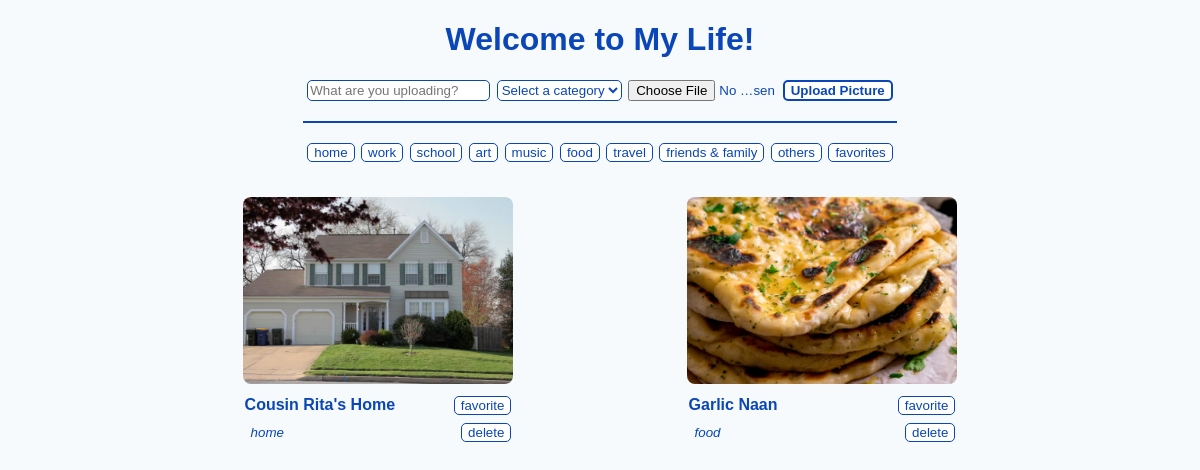
The app's page /, older data.
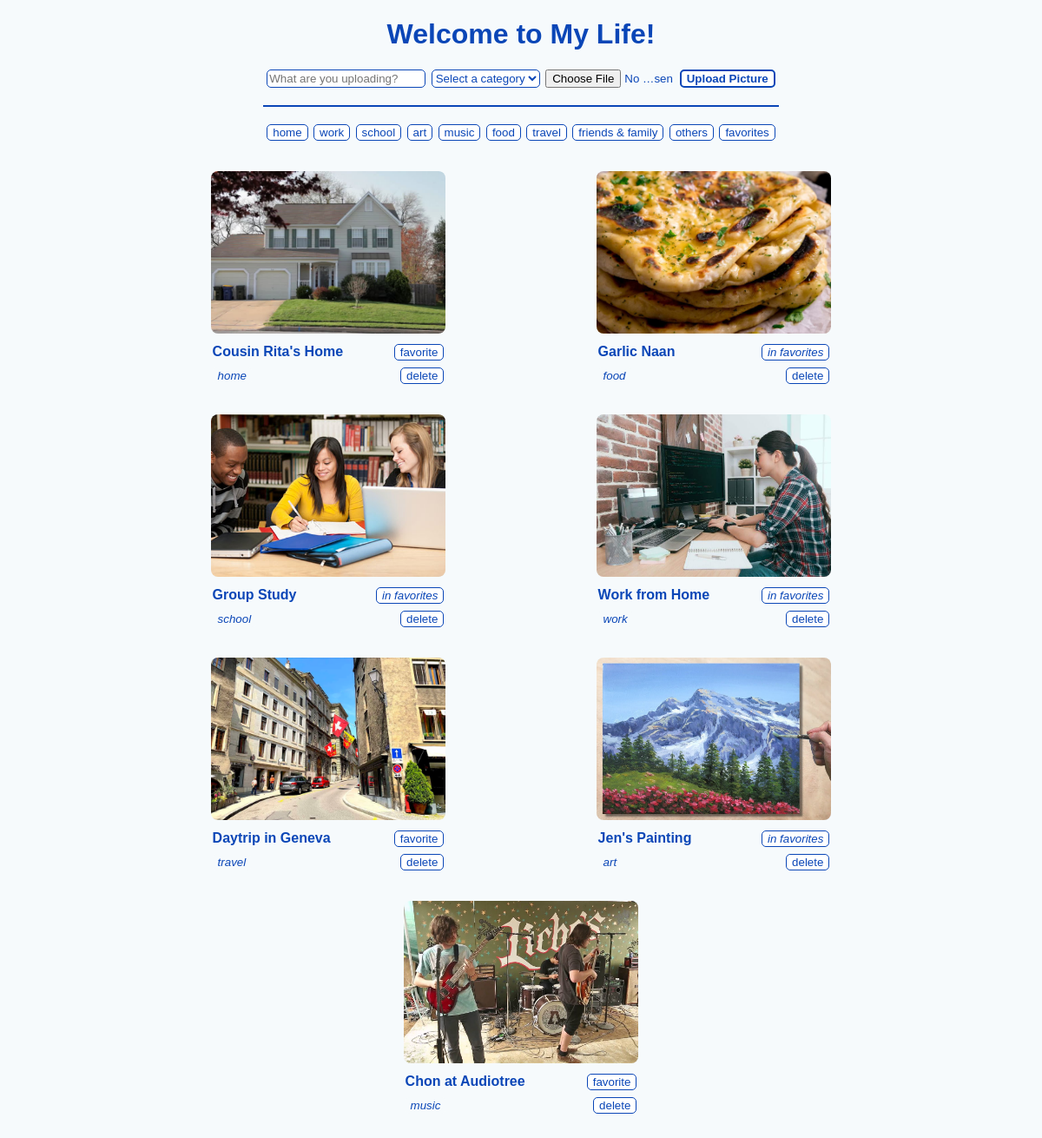
The same page, newer data.
### app/models.py (models this page shows)
class SavedImages(db.Model):
    id = db.Column(db.Integer, primary_key=True)
    title = db.Column(db.Text, unique=True, nullable=False)
    category = db.Column(db.Text, nullable=False)
    filename = db.Column(db.Text, unique=True, nullable=False)
    favorite = db.Column(db.Boolean, default=False, nullable=False)

### app/routes.py (the view)
@app.route('/')
def home():
    print('home')
    all_images = get_images()
    return render_template('index.html', images=all_images)

### app/helper.py (called while the page is built)
def get_images(category=None, favorites=False):
    if favorites is True:          # return favorited images
        if not SavedImages.query.filter_by(favorite=True): all_images = []
        else: all_images = SavedImages.query.filter_by(favorite=True)
    elif category is None:        # no category mentioned -> show all images
        if not SavedImages.query.all(): all_images = []
        else: all_images = SavedImages.query.all()
    else:                       # shows images of given category
        if not SavedImages.query.filter_by(category=category): all_images = []
        else: all_images = SavedImages.query.filter_by(category=category)
    for image in all_images:     # path for images inside uploads folder
        image.filename = 'uploads/' + image.filename
    return all_images

### app/templates/index.html (shortened to what this page needs)
{% extends 'base.html' %}
{% block content %}
<h1 onClick="location.href='/'"><span id="title"> Welcome to My Life! </span></h1>
<form id="imageForm" action="/" enctype="multipart/form-data" method="POST">
    <input type="text" id="title" name="title" placeholder="What are you uploading?" required />
    <select id="category" name="category" placeholder="tags" required >
        <option disabled selected value> Select a category </option>
    </select>
    <input type="file" id="picture" name="picture" required />
    <input type="submit" id="submit" value="Upload Picture" />
</form>
<hr>
<div class="categories">
    <button id="home" onClick="location.href='/tags/home'"> home </button>
    <button id="work" onClick="location.href='/tags/work'"> work </button>
    <button id="school" onClick="location.href='/tags/school'"> school </button>
    <button id="art" onClick="location.href='/tags/art'"> art </button>
    <button id="music" onClick="location.href='/tags/music'"> music </button>
    <button id="food" onClick="location.href='/tags/food'"> food </button>
    <button id="travel" onClick="location.href='/tags/travel'"> travel </button>
    <button id="friends & family" onClick="location.href='/tags/friends&family'"> friends & family </button>
    <button id="others" onClick="location.href='/tags/others'"> others </button>
    <button id="favorites" onClick="location.href='/favorites'"> favorites </button>
</div>
{% include 'images.html' %}
{% endblock %}

### app/templates/images.html
<div class="cards">
    {% for image in images %}
    <div class="card">
        <img id="photo" src="{{ url_for('static', filename=image.filename) }}" alt="{{ imgName }}" />
        <div class="card-title">
            <b> {{ image.title }} </b>
            {% if image.favorite == True %}
            <button id="favorited" onClick="location.href='/favorite/{{ image.id }}'"><i> in favorites </i></button>
            {% else %}
            <button id="favorite" onClick="location.href='/favorite/{{ image.id }}'"> favorite </button>
            {% endif %}
        </div>
        <div class="card-category">
            <button id="category" onClick="location.href='/tags/{{ image.category }}'"><i> {{ image.category }} </i></button>
            <button id="delete" onClick="location.href='/delete/{{ image.id }}'"> delete </button>
        </div>
    </div>
    {% endfor %}
</div>

Row changes from the older to the newer data that the page shows:
changed SavedImages "Garlic Naan": favorite "favorite" → "in favorites"
added SavedImages: filename (picture), title "Group Study", category "school"
added SavedImages: filename (picture), title "Work from Home", category "work"
added SavedImages: filename (picture), title "Daytrip in Geneva", category "travel"
added SavedImages: filename (picture), title "Jen's Painting", category "art"
added SavedImages: filename (picture), title "Chon at Audiotree", category "music"
